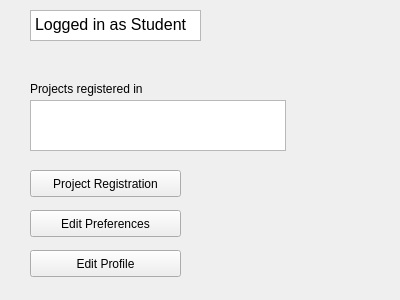
<?xml version="1.0" encoding="UTF-8"?>
<ui version="4.0">
 <class>studentPage</class>
 <widget class="QWidget" name="studentPage">
  <property name="geometry">
   <rect>
    <x>0</x>
    <y>0</y>
    <width>400</width>
    <height>300</height>
   </rect>
  </property>
  <property name="windowTitle">
   <string>Form</string>
  </property>
  <widget class="QPushButton" name="registerButton">
   <property name="geometry">
    <rect>
     <x>30</x>
     <y>170</y>
     <width>151</width>
     <height>27</height>
    </rect>
   </property>
   <property name="text">
    <string>Project Registration</string>
   </property>
  </widget>
  <widget class="QPushButton" name="editProfileButton">
   <property name="geometry">
    <rect>
     <x>30</x>
     <y>250</y>
     <width>151</width>
     <height>27</height>
    </rect>
   </property>
   <property name="text">
    <string>Edit Profile</string>
   </property>
  </widget>
  <widget class="QPushButton" name="editPrefButton">
   <property name="geometry">
    <rect>
     <x>30</x>
     <y>210</y>
     <width>151</width>
     <height>27</height>
    </rect>
   </property>
   <property name="text">
    <string>Edit Preferences</string>
   </property>
  </widget>
  <widget class="QLabel" name="projectsLabel">
   <property name="geometry">
    <rect>
     <x>30</x>
     <y>80</y>
     <width>151</width>
     <height>17</height>
    </rect>
   </property>
   <property name="text">
    <string>Projects registered in</string>
   </property>
  </widget>
  <widget class="QListView" name="projectList">
   <property name="geometry">
    <rect>
     <x>30</x>
     <y>100</y>
     <width>256</width>
     <height>51</height>
    </rect>
   </property>
  </widget>
  <widget class="QTextBrowser" name="textBrowser">
   <property name="geometry">
    <rect>
     <x>30</x>
     <y>10</y>
     <width>171</width>
     <height>31</height>
    </rect>
   </property>
   <property name="html">
    <string>&lt;!DOCTYPE HTML PUBLIC &quot;-//W3C//DTD HTML 4.0//EN&quot; &quot;http://www.w3.org/TR/REC-html40/strict.dtd&quot;&gt;
&lt;html&gt;&lt;head&gt;&lt;meta name=&quot;qrichtext&quot; content=&quot;1&quot; /&gt;&lt;style type=&quot;text/css&quot;&gt;
p, li { white-space: pre-wrap; }
&lt;/style&gt;&lt;/head&gt;&lt;body style=&quot; font-family:'Ubuntu'; font-size:11pt; font-weight:400; font-style:normal;&quot;&gt;
&lt;p style=&quot; margin-top:0px; margin-bottom:0px; margin-left:0px; margin-right:0px; -qt-block-indent:0; text-indent:0px;&quot;&gt;&lt;span style=&quot; font-size:12pt;&quot;&gt;Logged in as Student &lt;/span&gt;&lt;/p&gt;&lt;/body&gt;&lt;/html&gt;</string>
   </property>
  </widget>
 </widget>
 <resources/>
 <connections/>
</ui>
